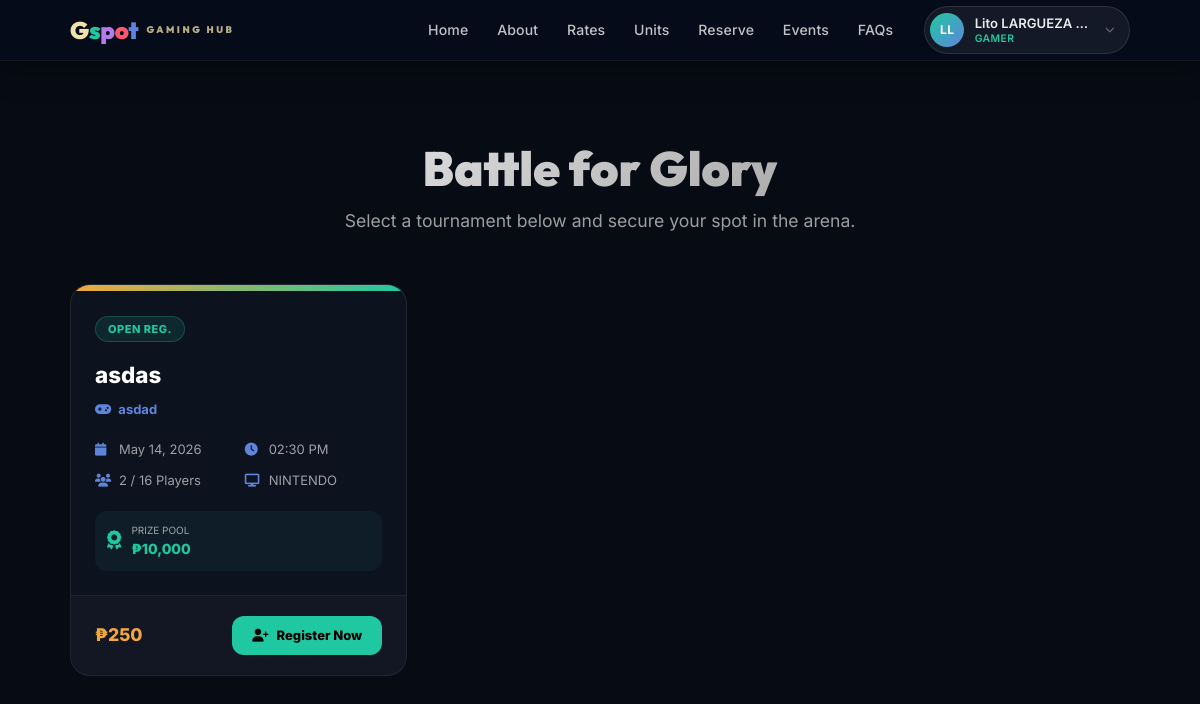
/tournament_register.php (signed in), run on the app's committed database.
### tables this page shows
CREATE TABLE `tournaments` (
  `tournament_id` int(11) NOT NULL,
  `tournament_name` varchar(150) NOT NULL,
  `game_id` int(11) DEFAULT NULL,
  `game_name` varchar(150) NOT NULL DEFAULT '',
  `console_type` varchar(50) NOT NULL,
  `start_date` datetime NOT NULL,
  `end_date` datetime NOT NULL,
  `entry_fee` decimal(10,2) NOT NULL DEFAULT 0.00,
  `prize_pool` decimal(10,2) NOT NULL DEFAULT 0.00,
  `max_participants` int(11) NOT NULL DEFAULT 16,
  `status` enum('upcoming','scheduled','ongoing','completed','cancelled') NOT NULL DEFAULT 'upcoming',
  `announcement` text DEFAULT NULL,
  `created_by` int(11) DEFAULT NULL,
  `created_at` datetime NOT NULL DEFAULT current_timestamp()
);

### tournament_register.php (the view, shortened to what this page needs)
<?php
require_once __DIR__ . '/includes/db_functions.php';
$openTournaments = [];
if (isset($conn)) {
    $res = $conn->query("
        SELECT t.*,
               (SELECT COUNT(*) FROM tournament_participants tp WHERE tp.tournament_id = t.tournament_id) as current_participants
        FROM tournaments t
        WHERE t.status IN ('scheduled', 'upcoming')
        ORDER BY t.start_date ASC
    ");
    if ($res) $openTournaments = $res->fetch_all(MYSQLI_ASSOC);
}
?>
<!DOCTYPE html>
<html lang="en">
<head>
    <link href="assets/libs/bootstrap/bootstrap.min.css" rel="stylesheet">
    <link href="assets/fonts/inter/inter.css" rel="stylesheet">
    <link href="assets/fonts/outfit/outfit.css" rel="stylesheet">
    <link rel="stylesheet" href="assets/libs/fontawesome/css/all.min.css">
    <link rel="stylesheet" href="assets/css/style.css">
</head>
<body>
    <?php include __DIR__ . '/includes/navbar.php'; ?>
    <div class="container">
        <div class="header-section">
            <h1>Battle for Glory</h1>
            <p>Select a tournament below and secure your spot in the arena.</p>
        </div>
        <?php if (empty($openTournaments)): ?>
            <div class="empty-state">
                <i class="fas fa-trophy"></i>
                <h3>No Open Tournaments</h3>
                <p>We're currently preparing our next big event. Stay tuned to our socials for announcements!</p>
                <a href="dashboard.php" class="btn-back">
                    <i class="fas fa-arrow-left"></i> Back to Dashboard
                </a>
            </div>
        <?php else: ?>
            <div class="tourn-grid">
                <?php foreach ($openTournaments as $t):
                    $isScheduled = $t['status'] === 'scheduled';
                    $isFull = (int)$t['current_participants'] >= (int)$t['max_participants'];
                    $canRegister = $isScheduled && !$isFull;
                ?>
                    <div class="tourn-card">
                        <div class="tourn-banner"></div>
                        <div class="tourn-body">
                            <span class="tourn-status status-<?= $t['status'] ?>">
                                <?= $t['status'] === 'scheduled' ? 'Open Reg.' : 'Coming Soon' ?>
                            </span>
                            <div class="tourn-name"><?= htmlspecialchars($t['tournament_name']) ?></div>
                            <div style="font-size:13px; color:var(--blue); font-weight:700; margin-bottom:12px;">
                                <i class="fas fa-gamepad" style="margin-right:4px;"></i> <?= htmlspecialchars($t['game_name']) ?>
                            </div>
                            <div class="tourn-meta">
                                <div class="meta-item"><i class="fas fa-calendar"></i> <?= date('M d, Y', strtotime($t['start_date'])) ?></div>
                                <div class="meta-item"><i class="fas fa-clock"></i> <?= date('h:i A', strtotime($t['start_date'])) ?></div>
                                <div class="meta-item"><i class="fas fa-users"></i> <?= $t['current_participants'] ?> / <?= $t['max_participants'] ?> Players</div>
                                <div class="meta-item"><i class="fas fa-display"></i> <?= htmlspecialchars($t['console_type']) ?></div>
                            </div>
                            <?php if ($t['prize_pool'] > 0): ?>
                            <div style="background:rgba(32,200,161,0.06); border-radius:12px; padding:12px; display:flex; align-items:center; gap:10px; margin-top:10px;">
                                <i class="fas fa-award" style="color:var(--mint); font-size:1.2rem;"></i>
                                <div>
                                    <div style="font-size:10px; color:var(--text-dim); text-transform:uppercase;">Prize Pool</div>
                                    <div style="font-size:14px; font-weight:800; color:var(--mint);">₱<?= number_format($t['prize_pool'],0) ?></div>
                                </div>
                            </div>
                            <?php endif; ?>
                        </div>
                        <div class="tourn-footer">
                            <div class="price-tag">
                                <?= (float)$t['entry_fee'] > 0 ? '₱' . number_format($t['entry_fee'], 0) : 'FREE' ?>
                            </div>
                            <?php if ($canRegister): ?>
                                <button class="btn-reg" onclick="openRegModal(<?= $t['tournament_id'] ?>, '<?= htmlspecialchars(addslashes($t['tournament_name'])) ?>')">
                                    <i class="fas fa-user-plus"></i> Register Now
                                </button>
                            <?php elseif ($isFull): ?>
                                <button class="btn-reg disabled" disabled>FULL</button>
                            <?php else: ?>
                                <button class="btn-reg disabled" disabled>WAITING</button>
                            <?php endif; ?>
                        </div>
                    </div>
                <?php endforeach; ?>
            </div>
        <?php endif; ?>
    </div>
</body>
</html>

### assets/css/style.css (style rules this page uses)
:root { --color-primary: #0a2151; --color-secondary: #f1e1aa; --color-mint: #20c8a1; --color-purple: #b37bec; --color-coral: #fb566b; --color-blue: #5f85da; --color-dark: #0d1117; --color-light: #f8f9fa; --color-gray: #6c757d; --font-primary: "Inter", sans-serif; --font-heading: "Outfit", sans-serif; --transition: all 0.3s ease; --shadow-sm: 0 2px 10px rgba(0, 0, 0, 0.1); --shadow-md: 0 10px 30px rgba(0, 0, 0, 0.2); --shadow-lg: 0 20px 60px rgba(0, 0, 0, 0.3); }
* { margin: 0; padding: 0; box-sizing: border-box; }
body { font-family: var(--font-primary); color: var(--color-light); background-color: var(--color-dark); overflow-x: hidden; }
h1, h2, h3, h4, h5, h6 { font-family: var(--font-heading); font-weight: 700; }

### tournament_register.php (style rules this page uses)
:root { --bg-deep: #070b14; --card-bg: #0d121f; --accent: #f1a83c; --mint: #20c8a1; --blue: #5f85da; --text-dim: rgba(255,255,255,0.6); }
body { background-color: var(--bg-deep); color: #fff; margin: 0; padding-top: 100px; }
.container { max-width: 1100px; margin: 0 auto; padding: 40px 20px; }
.header-section { text-align: center; margin-bottom: 50px; }
.header-section h1 { font-family: 'Outfit', sans-serif; font-size: 3rem; font-weight: 900; margin-bottom: 10px; background: linear-gradient(135deg, #fff, #888); -webkit-background-clip: text; -webkit-text-fill-color: transparent; }
.header-section p { color: var(--text-dim); font-size: 1.1rem; }
.tourn-grid { display: grid; grid-template-columns: repeat(auto-fill, minmax(320px, 1fr)); gap: 24px; }
.tourn-card { background: var(--card-bg); border: 1px solid rgba(255,255,255,0.08); border-radius: 20px; overflow: hidden; transition: all 0.3s ease; position: relative; }
.tourn-banner { height: 6px; background: linear-gradient(90deg, var(--accent), var(--mint)); }
.tourn-body { padding: 24px; }
.tourn-status { display: inline-block; padding: 4px 12px; border-radius: 20px; font-size: 11px; font-weight: 800; text-transform: uppercase; letter-spacing: 0.5px; margin-bottom: 16px; }
.status-scheduled { background: rgba(32,200,161,0.12); color: var(--mint); border: 1px solid rgba(32,200,161,0.25); }
.tourn-name { font-size: 1.4rem; font-weight: 800; margin-bottom: 8px; color: #fff; }
.tourn-meta { display: grid; grid-template-columns: 1fr 1fr; gap: 12px; margin: 20px 0; }
.meta-item { display: flex; align-items: center; gap: 10px; font-size: 13px; color: var(--text-dim); }
.meta-item i { color: var(--blue); width: 14px; }
.tourn-footer { padding: 20px 24px; background: rgba(255,255,255,0.02); border-top: 1px solid rgba(255,255,255,0.05); display: flex; align-items: center; justify-content: space-between; }
.price-tag { font-weight: 800; color: var(--accent); font-size: 1.1rem; }
.btn-reg { background: var(--mint); color: #000; border: none; padding: 10px 20px; border-radius: 12px; font-weight: 800; font-size: 13px; cursor: pointer; transition: all 0.2s; text-decoration: none; display: inline-flex; align-items: center; gap: 8px; justify-content: center; }

### data on the page
tournaments: status "OPEN REG.", tournament_name "asdas", game_name "asdad", start_date "May 14, 2026", start_date "02:30 PM", current_participants "2", max_participants "16", console_type "NINTENDO", prize_pool "10,000", entry_fee "250"

### other printed values
getUserInitials() "LL"
$_SESSION['full_name'] "Lito LARGUEZA…"
getRoleBadge() "GAMER"
